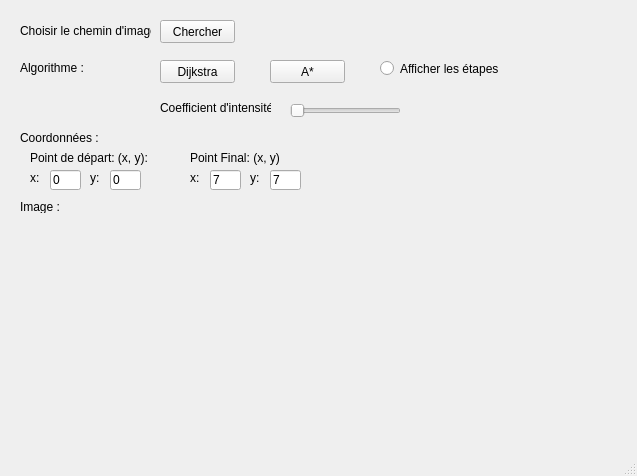
<?xml version="1.0" encoding="UTF-8"?>
<ui version="4.0">
 <class>mainWindow</class>
 <widget class="QMainWindow" name="mainWindow">
  <property name="enabled">
   <bool>true</bool>
  </property>
  <property name="geometry">
   <rect>
    <x>0</x>
    <y>0</y>
    <width>637</width>
    <height>476</height>
   </rect>
  </property>
  <property name="sizePolicy">
   <sizepolicy hsizetype="Fixed" vsizetype="Fixed">
    <horstretch>0</horstretch>
    <verstretch>0</verstretch>
   </sizepolicy>
  </property>
  <property name="windowTitle">
   <string>MainWindow</string>
  </property>
  <widget class="QWidget" name="centralwidget">
   <widget class="QLabel" name="label">
    <property name="geometry">
     <rect>
      <x>20</x>
      <y>20</y>
      <width>131</width>
      <height>21</height>
     </rect>
    </property>
    <property name="text">
     <string>Choisir le chemin d'image :</string>
    </property>
   </widget>
   <widget class="QPushButton" name="buttonChercher">
    <property name="geometry">
     <rect>
      <x>160</x>
      <y>20</y>
      <width>75</width>
      <height>23</height>
     </rect>
    </property>
    <property name="text">
     <string>Chercher</string>
    </property>
    <property name="autoDefault">
     <bool>false</bool>
    </property>
    <property name="default">
     <bool>false</bool>
    </property>
    <property name="flat">
     <bool>false</bool>
    </property>
   </widget>
   <widget class="QLabel" name="label_2">
    <property name="geometry">
     <rect>
      <x>20</x>
      <y>200</y>
      <width>47</width>
      <height>13</height>
     </rect>
    </property>
    <property name="text">
     <string>Image :</string>
    </property>
   </widget>
   <widget class="QPushButton" name="buttonDijkstra">
    <property name="geometry">
     <rect>
      <x>160</x>
      <y>60</y>
      <width>75</width>
      <height>23</height>
     </rect>
    </property>
    <property name="text">
     <string>Dijkstra</string>
    </property>
   </widget>
   <widget class="QPushButton" name="buttonAstar">
    <property name="geometry">
     <rect>
      <x>270</x>
      <y>60</y>
      <width>75</width>
      <height>23</height>
     </rect>
    </property>
    <property name="text">
     <string>A*</string>
    </property>
   </widget>
   <widget class="QLabel" name="imageLabel">
    <property name="geometry">
     <rect>
      <x>20</x>
      <y>220</y>
      <width>171</width>
      <height>231</height>
     </rect>
    </property>
    <property name="text">
     <string/>
    </property>
    <property name="pixmap">
     <pixmap>../images/Mona_Lisa-677x1024.jpeg</pixmap>
    </property>
    <property name="scaledContents">
     <bool>true</bool>
    </property>
   </widget>
   <widget class="QLabel" name="labelAlgo">
    <property name="geometry">
     <rect>
      <x>20</x>
      <y>60</y>
      <width>121</width>
      <height>16</height>
     </rect>
    </property>
    <property name="text">
     <string>Algorithme :</string>
    </property>
   </widget>
   <widget class="QLineEdit" name="departEditX">
    <property name="geometry">
     <rect>
      <x>50</x>
      <y>170</y>
      <width>31</width>
      <height>20</height>
     </rect>
    </property>
    <property name="text">
     <string>0</string>
    </property>
   </widget>
   <widget class="QLabel" name="label_3">
    <property name="geometry">
     <rect>
      <x>20</x>
      <y>130</y>
      <width>101</width>
      <height>16</height>
     </rect>
    </property>
    <property name="text">
     <string>Coordonnées : </string>
    </property>
   </widget>
   <widget class="QLabel" name="label_depart">
    <property name="geometry">
     <rect>
      <x>30</x>
      <y>150</y>
      <width>121</width>
      <height>16</height>
     </rect>
    </property>
    <property name="text">
     <string>Point de départ: (x, y):</string>
    </property>
   </widget>
   <widget class="QLabel" name="label_end">
    <property name="geometry">
     <rect>
      <x>190</x>
      <y>150</y>
      <width>91</width>
      <height>16</height>
     </rect>
    </property>
    <property name="text">
     <string>Point Final: (x, y)</string>
    </property>
   </widget>
   <widget class="QLineEdit" name="departEditX_2">
    <property name="geometry">
     <rect>
      <x>110</x>
      <y>170</y>
      <width>31</width>
      <height>20</height>
     </rect>
    </property>
    <property name="text">
     <string>0</string>
    </property>
   </widget>
   <widget class="QLabel" name="label_4">
    <property name="geometry">
     <rect>
      <x>30</x>
      <y>170</y>
      <width>16</width>
      <height>16</height>
     </rect>
    </property>
    <property name="text">
     <string>x: </string>
    </property>
   </widget>
   <widget class="QLabel" name="label_5">
    <property name="geometry">
     <rect>
      <x>90</x>
      <y>170</y>
      <width>16</width>
      <height>16</height>
     </rect>
    </property>
    <property name="text">
     <string>y:</string>
    </property>
   </widget>
   <widget class="QLineEdit" name="departEditX_3">
    <property name="geometry">
     <rect>
      <x>270</x>
      <y>170</y>
      <width>31</width>
      <height>20</height>
     </rect>
    </property>
    <property name="text">
     <string>7</string>
    </property>
   </widget>
   <widget class="QLabel" name="label_6">
    <property name="geometry">
     <rect>
      <x>250</x>
      <y>170</y>
      <width>16</width>
      <height>16</height>
     </rect>
    </property>
    <property name="text">
     <string>y:</string>
    </property>
   </widget>
   <widget class="QLineEdit" name="departEditX_4">
    <property name="geometry">
     <rect>
      <x>210</x>
      <y>170</y>
      <width>31</width>
      <height>20</height>
     </rect>
    </property>
    <property name="text">
     <string>7</string>
    </property>
   </widget>
   <widget class="QLabel" name="label_7">
    <property name="geometry">
     <rect>
      <x>190</x>
      <y>170</y>
      <width>16</width>
      <height>16</height>
     </rect>
    </property>
    <property name="text">
     <string>x: </string>
    </property>
   </widget>
   <widget class="QRadioButton" name="stepsButton">
    <property name="geometry">
     <rect>
      <x>380</x>
      <y>60</y>
      <width>121</width>
      <height>17</height>
     </rect>
    </property>
    <property name="text">
     <string>Afficher les étapes</string>
    </property>
   </widget>
   <widget class="QSlider" name="horizontalSlider">
    <property name="geometry">
     <rect>
      <x>290</x>
      <y>100</y>
      <width>111</width>
      <height>22</height>
     </rect>
    </property>
    <property name="orientation">
     <enum>Qt::Horizontal</enum>
    </property>
   </widget>
   <widget class="QLabel" name="label_8">
    <property name="geometry">
     <rect>
      <x>160</x>
      <y>100</y>
      <width>111</width>
      <height>16</height>
     </rect>
    </property>
    <property name="text">
     <string>Coefficient d'intensité :</string>
    </property>
   </widget>
  </widget>
  <widget class="QMenuBar" name="menubar">
   <property name="geometry">
    <rect>
     <x>0</x>
     <y>0</y>
     <width>637</width>
     <height>21</height>
    </rect>
   </property>
  </widget>
  <widget class="QStatusBar" name="statusbar"/>
 </widget>
 <resources/>
 <connections/>
</ui>
